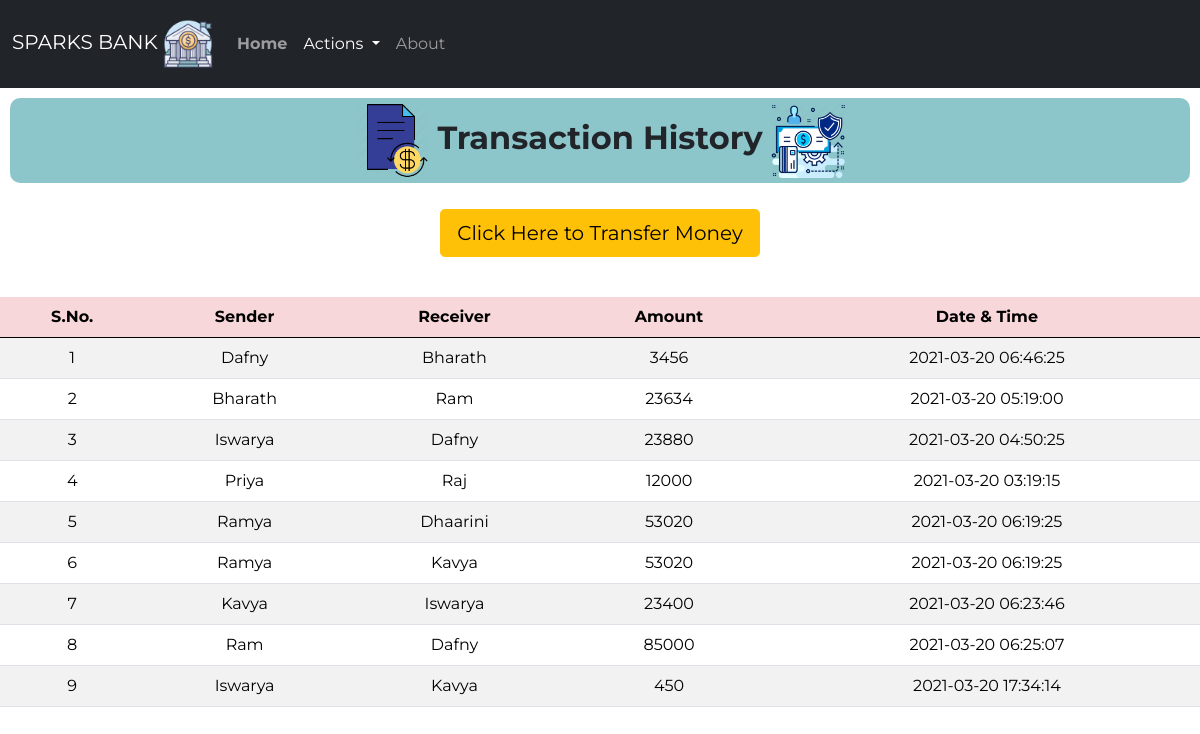
The page /history.php on the database its author committed.
### tables this page shows
CREATE TABLE `transaction` (
  `sno` int(3) NOT NULL,
  `sender` text NOT NULL,
  `receiver` text NOT NULL,
  `balance` int(8) NOT NULL,
  `datetime` datetime NOT NULL DEFAULT current_timestamp()
);

### history.php (the view, shortened to what this page needs)
<!doctype html>
<html lang="en">
<head>
    <link href="https://cdn.jsdelivr.net/npm/bootstrap@5.0.0-beta1/dist/css/bootstrap.min.css" rel="stylesheet"
>
    <link rel="stylesheet" href="css/style3.css">
</head>
<body>
    <nav class="navbar py-2 navbar-expand-lg navbar-dark bg-dark">
        <div class="container-fluid">
        <a class="navbar-brand" href="#">SPARKS BANK <img src="logos/logo.webp" alt="Bank" width="50" height="50"></a>
            <div class="collapse navbar-collapse" id="navbarSupportedContent">
                <ul class="navbar-nav me-auto mb-8 mb-lg-0">
                    <li class="nav-item py-3">
                        <a class="nav-link" aria-current="page" href="index.php"><strong>Home</strong></a>
                    </li>
                    <li class="nav-item dropdown py-3">
                        <a class="nav-link dropdown-toggle active" href="#" id="navbarDropdown" role="button"
                            data-bs-toggle="dropdown" aria-expanded="false">
                            Actions
                        </a>
                    </li>
                    <li class="nav-item py-3">
                        <a class="nav-link" href="index.php">About</a>
                    </li>
                </ul>
            </div>
        </div>
    </nav>
<class class="welcome">
        <h2>
            <img src="logos/t1.png" alt="Bank" width="75" height="75" style="font-weight: bold;"> <strong>Transaction History</strong> <img
                src="logos/t2.webp" alt="Bank" width="75" height="75">
        </h2>
    </class>
<div class="d-grip gap-2 col-6 mx-auto text-center p-3 mb-2">
    <a href="money.php"><button type="button" class="btn btn-warning btn-lg mb-3">Click Here to Transfer Money</button></a>
</div>
       <div class="table-responsive-sm">
    <table class="table table-hover table-striped">
        <thead style="color : black;" class="table-danger">
            <tr>
                <th class="text-center">S.No.</th>
                <th class="text-center">Sender</th>
                <th class="text-center">Receiver</th>
                <th class="text-center">Amount</th>
                <th class="text-center">Date & Time</th>
            </tr>
        </thead>
        <tbody>
        <?php
include 'connect.php';
$sql ="SELECT * FROM transaction";
$query =mysqli_query($conn, $sql);
while($rows = mysqli_fetch_assoc($query))
{
?>
<tr style="color : black;">
            <td class="text-center py-2"><?php echo $rows['sno']; ?></td>
            <td class="text-center py-2"><?php echo $rows['sender']; ?></td>
            <td class="text-center py-2"><?php echo $rows['receiver']; ?></td>
            <td class="text-center py-2"><?php echo $rows['balance']; ?> </td>
            <td class="text-center py-2"><?php echo $rows['datetime']; ?> </td>
        <?php
}
        ?>
        </tbody>
    </table>
    </div>
</body>
</html>

### style3.css (style rules this page uses)
* { font-family: 'Montserrat', sans-serif; }
.welcome h2 { margin: 10px; padding: 5px; text-align: center; background-color:rgba(141, 198, 202, 0.993) ; border-radius: 10px; }

### rows shown on the page
transaction: sno "1", sender "Dafny", receiver "Bharath", balance "3456", datetime "2021-03-20 06:46:25"
transaction: sno "2", sender "Bharath", receiver "Ram", balance "23634", datetime "2021-03-20 05:19:00"
transaction: sno "3", sender "Iswarya", receiver "Dafny", balance "23880", datetime "2021-03-20 04:50:25"
transaction: sno "4", sender "Priya", receiver "Raj", balance "12000", datetime "2021-03-20 03:19:15"
transaction: sno "5", sender "Ramya", receiver "Dhaarini", balance "53020", datetime "2021-03-20 06:19:25"
transaction: sno "6", sender "Ramya", receiver "Kavya", balance "53020", datetime "2021-03-20 06:19:25"
transaction: sno "7", sender "Kavya", receiver "Iswarya", balance "23400", datetime "2021-03-20 06:23:46"
transaction: sno "8", sender "Ram", receiver "Dafny", balance "85000", datetime "2021-03-20 06:25:07"
transaction: sno "9", sender "Iswarya", receiver "Kavya", balance "450", datetime "2021-03-20 17:34:14"
